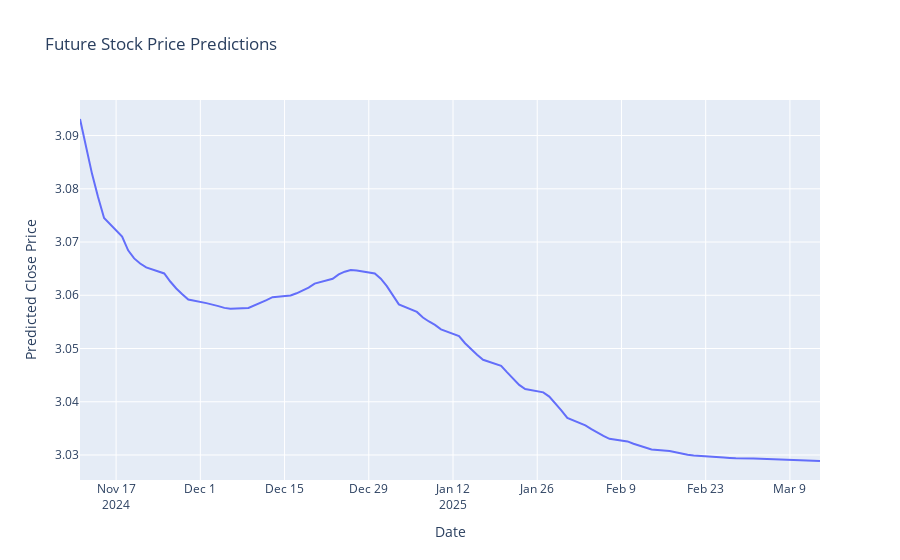

Write notebook code for a chart like this one.
### Code cell
fig_pred, future_df = stock_pred(scaled_data, features, model, scaler)
fig_pred.show()
